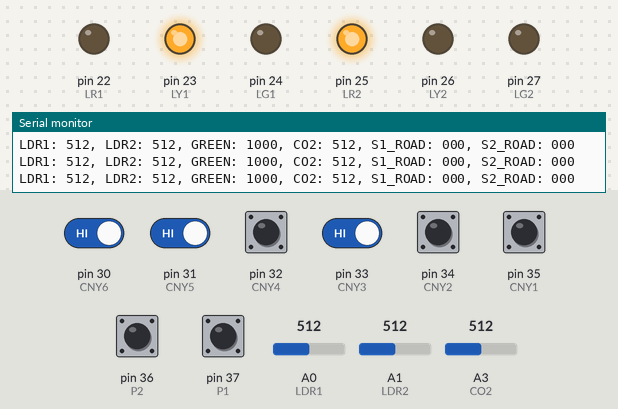
Simulated run of this sketch. Board: Arduino Mega 2560, built with avr-gcc and run on an emulated ATmega2560. Shown: output pins drawn as LEDs (lit = HIGH), the last lines printed to the serial monitor. The test bench sets the inputs (shaded band); at power-on: pin 30 (CNY6), pin 31 (CNY5), pin 32 (CNY4), pin 33 (CNY3), pin 34 (CNY2), pin 35 (CNY1), pin 36 (P2), pin 37 (P1) HIGH, A0 (LDR1) = 512, A1 (LDR2) = 512, A3 (CO2) = 512.

Above: at 1.2 s.
1.3 s: pin 30 (CNY6) driven LOW
At 4.1 s:
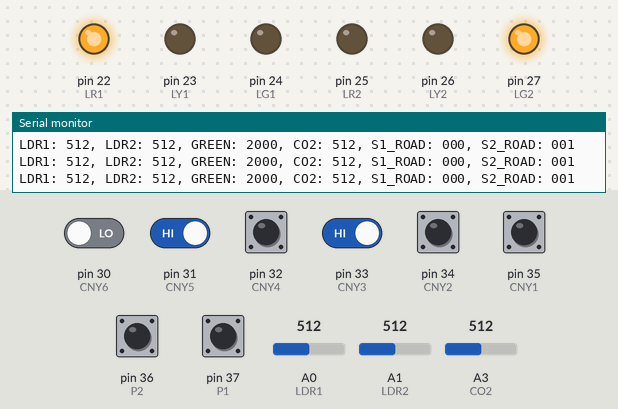
4.3 s: A0 (LDR1) set to 90
At 7.1 s:
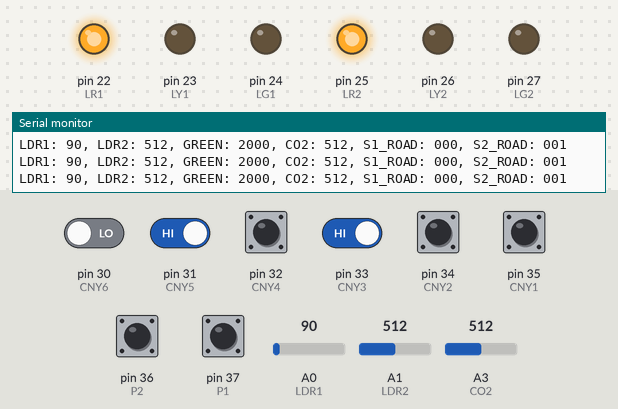
7.3 s: pin 33 (CNY3) driven LOW
At 8.5 s:
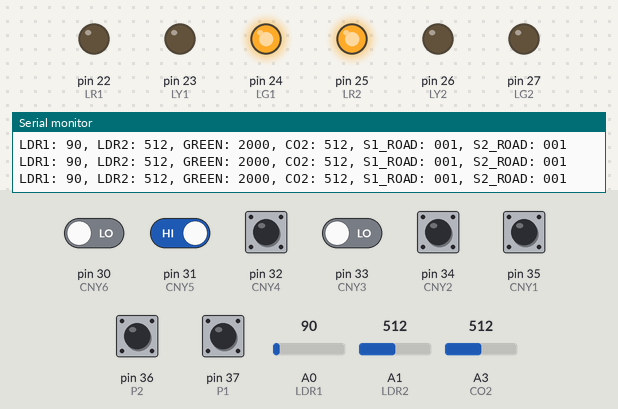
9.7 s: A1 (LDR2) set to 90
12.7 s: pin 31 (CNY5) driven LOW
14.3 s: pin 30 (CNY6) driven HIGH
At 15.7 s:
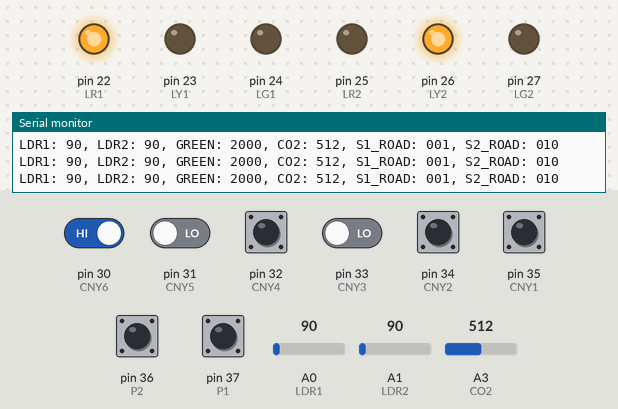
Timing chart, 0 to 18.3 s (numbered marks = the images above; inputs shaded):
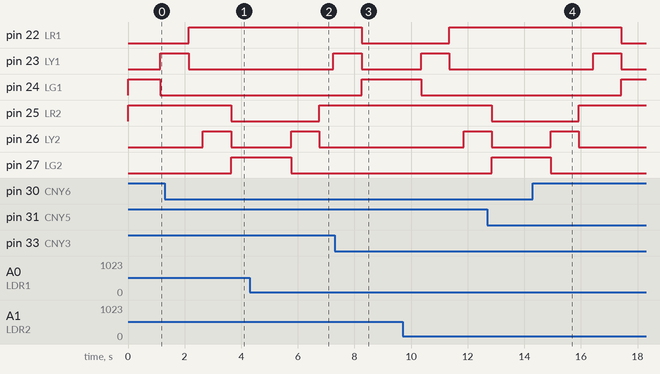

Measured:
- after the input at 14.3 s, pin 22 (LR1): HIGH → LOW after 3.1 s; pin 23 (LY1): LOW → HIGH after 2.1 s instead of 3.2 s; pin 24 (LG1): LOW → HIGH after 3.1 s; pin 25 (LR2): LOW → HIGH after 1.6 s instead of 2.7 s; pin 27 (LG2): HIGH → LOW after 0.63 s instead of 1.7 s

The sketch:

gen2.ino
```cpp
#define LDR1  0   // LDR Light sensor from traffic light 1 connected in pin A0
#define LDR2  1   // LDR Light sensor from traffic light 2 connected in pin A1
#define CO2   3   // CO2 sensor connected in pin A3
#define P1    37  // Traffic light 1 button connected in pin 37
#define P2    36  // Traffic light 2 button connected in pin 36
#define CNY1  35  // Infrared sensor 1 in traffic light 1 connected in pin 35
#define CNY2  34  // Infrared sensor 2 in traffic light 1 connected in pin 34
#define CNY3  33  // Infrared sensor 3 in traffic light 1 connected in pin 33
#define CNY4  32  // Infrared sensor 4 in traffic light 2 connected in pin 32
#define CNY5  31  // Infrared sensor 5 in traffic light 2 connected in pin 31
#define CNY6  30  // Infrared sensor 6 in traffic light 2 connected in pin 30
#define LR1   22  // Red traffic light 1 connected in pin 22
#define LY1   23  // Yellow traffic light 1 connected in pin 23
#define LG1   24  // Green traffic light 1 connected in pin 24
#define LR2   25  // Red traffic light 2 connected in pin 25
#define LG2   27  // Green traffic light 2 connected in pin 27
#define LY2   26  // Yellow traffic light 2 connected in pin 26

enum States {
  DAY_MODE,
  NIGHT_MODE,
};

enum SemaphoreStates {
  STOP,
  READY,
  GO,
  HOLD,
  OFF
};

struct Semaphore {
  int green_led;
  int yellow_led;
  int red_led;
  int button;
  bool button_was_pushed;
  int state;
  bool is_flash_mode;
  int road_sensors[3];
};

unsigned int intervalToYellow = 3000;
unsigned int intervalToRed = 1000;
unsigned int intervalToRedAndYellow = 500;
unsigned int intervalToGreen = 1000;
unsigned int flashingInterval = 500;
unsigned int nightModeSwitchInterval = 10000;

int state = DAY_MODE;                             /* Context state (DAY_MODE, NIGHT_MODE) */

struct Semaphore s1, s2;                          /* Semaphores object */
struct Semaphore* semaphores[2];                  /* Pointers to semaphores */

unsigned long time = 0;                           /* Current time (ms) */
unsigned long start_time = 0;                     /* Start time of state change (ms) */
unsigned long wait_green_time = 0;                /* Duration of green light in semaphore (ms) */

bool force_night = false;                         /* Night mode from Serial communication */
unsigned long co2Interval = 0;                    /* Amount of CO2 delay from Serial communication */

bool flash_state = false;                         /* Auxiliar var. for blinking effect */
unsigned long last_night_switch_time = 0;

// --------------- SEMAPHORE METHODS -----------------
void go(Semaphore* s) {
  digitalWrite(s->green_led, HIGH);
  digitalWrite(s->yellow_led, LOW);
  digitalWrite(s->red_led, LOW);
  s->state = GO;
}

void stop(Semaphore* s) {
  digitalWrite(s->green_led, LOW);
  digitalWrite(s->yellow_led, LOW);
  digitalWrite(s->red_led, HIGH);
  s->state = STOP;
}

void ready(Semaphore* s) {
  digitalWrite(s->green_led, LOW);
  digitalWrite(s->yellow_led, HIGH);
  digitalWrite(s->red_led, HIGH);
  s->state = READY;
}

void hold(Semaphore* s) {
  digitalWrite(s->green_led, LOW);
  digitalWrite(s->yellow_led, HIGH);
  digitalWrite(s->red_led, LOW);
  s->state = HOLD;
}

void off(Semaphore* s) {
  digitalWrite(s->green_led, LOW);
  digitalWrite(s->yellow_led, LOW);
  digitalWrite(s->red_led, LOW);
  s->state = OFF;
}

void standBy(Semaphore* s) {
  if (flashingInterval <= time - start_time) {
    flash_state = !flash_state;
    if(flash_state) stop(s);
    else off(s);

    start_time = time;
  }
}
void resetSemaphore(Semaphore* s) {
  s->button_was_pushed = false;
}


// --------------------- SETUP ---------------------
void setup() {
  Serial.begin(9600);

  // First semaphore
  s1.red_led = LR1;
  s1.yellow_led = LY1;
  s1.green_led = LG1;
  s1.button = P1;
  s1.button_was_pushed = false;
  s1.is_flash_mode = true;
  s1.road_sensors[0] = CNY1;
  s1.road_sensors[1] = CNY2;
  s1.road_sensors[2] = CNY3;

  // Second semaphore
  s2.red_led = LR2;
  s2.yellow_led = LY2;
  s2.green_led = LG2;
  s2.button = P2;
  s2.button_was_pushed = false;
  s2.is_flash_mode = false;
  s2.state = STOP;
  s2.road_sensors[0] = CNY4;
  s2.road_sensors[1] = CNY5;
  s2.road_sensors[2] = CNY6;

  stop(&s2);
  go(&s1);
  start_time = millis();

  semaphores[0] = &s2;
  semaphores[1] = &s1;

  pinMode(LDR1, INPUT);
  pinMode(LDR2, INPUT);
  pinMode(P1, INPUT_PULLUP);
  pinMode(P2, INPUT_PULLUP);
  pinMode(LR1, OUTPUT);
  pinMode(LY1, OUTPUT);
  pinMode(LG1, OUTPUT);
  pinMode(LR2, OUTPUT);
  pinMode(LY2, OUTPUT);
  pinMode(LG2, OUTPUT);
  pinMode(CNY1, INPUT);
  pinMode(CNY2, INPUT);
  pinMode(CNY3, INPUT);
  pinMode(CNY4, INPUT);
  pinMode(CNY5, INPUT);
  pinMode(CNY6, INPUT);
}


bool isNightlight() {
  return (analogRead(LDR1) < 100) && (analogRead(LDR2) < 100);
}

bool isRoadEmpty() {
  int sensors1 = !digitalRead(CNY1) + !digitalRead(CNY2) + !digitalRead(CNY3);
  int sensors2 = !digitalRead(CNY4) + !digitalRead(CNY5) + !digitalRead(CNY6);
  return (sensors1 < 1) && (sensors2 < 1);
}


// ---------------- READING INPUTS ----------------
void processCmd(String input) {
  String time_of_day = input.substring(4);
  if (time_of_day == "NIGHT") {
    force_night = true;
  } else if (time_of_day == "DAY") {
    force_night = false;
  }
}

void processWait(String input) {
  co2Interval = input.substring(5).toInt();
  if (s1.state == GO) {
    wait_green_time = calculateGreenInterval(&s1) + co2Interval;
  } else if (s2.state == GO) {
    wait_green_time = calculateGreenInterval(&s2) + co2Interval;
  }
}

void readSerialMessage() {
  if (Serial.available() > 0) {
    String input = Serial.readStringUntil('\n');
    input.trim();
    if (input.startsWith("CMD:")) processCmd(input);
    else if (input.startsWith("WAIT:")) processWait(input);
  }
}

void checkButton(Semaphore* s) {
  if (digitalRead(s->button) != LOW) {
    s->button_was_pushed = true;

    s1.is_flash_mode = !s1.is_flash_mode;
    s2.is_flash_mode = !s2.is_flash_mode;

    last_night_switch_time = millis();
  } else if (digitalRead(s->button) != HIGH) {
    s->button_was_pushed = false;
  }
}

void readInputsMessage() {
  checkButton(&s1);
  checkButton(&s2);
}

// --------------------- TIMING ----------------------
int calculateGreenInterval(Semaphore *s) {
  int active_sensors = 0;
  for (int i = 0; i < 3; i++) {
    active_sensors += !digitalRead(s->road_sensors[i]);
  }

  float multiplier = active_sensors;
  return intervalToGreen * multiplier;
}

int waitTime() {
  int button_reducer = 0;
  if (s1.button_was_pushed && s1.state == GO) {
    button_reducer = 2000;
  }
  if (s2.button_was_pushed && s2.state == GO) {
    button_reducer = 2000;
  }

  Semaphore* currentSemaphore;
  if (s1.state == GO) currentSemaphore = &s1;
  if (s2.state == GO) currentSemaphore = &s2;

  wait_green_time = intervalToYellow - button_reducer + calculateGreenInterval(currentSemaphore) + co2Interval;
  return wait_green_time;
}

void sendLog() {
  int ldr1_value = analogRead(LDR1);
  int ldr2_value = analogRead(LDR2);
  int co2_value = analogRead(CO2);

  int s1_road_0 = !digitalRead(s1.road_sensors[0]);
  int s1_road_1 = !digitalRead(s1.road_sensors[1]);
  int s1_road_2 = !digitalRead(s1.road_sensors[2]);
  int s2_road_0 = !digitalRead(s2.road_sensors[0]);
  int s2_road_1 = !digitalRead(s2.road_sensors[1]);
  int s2_road_2 = !digitalRead(s2.road_sensors[2]);

  Serial.print("LDR1: ");
  Serial.print(ldr1_value);
  Serial.print(", LDR2: ");
  Serial.print(ldr2_value);
  Serial.print(", GREEN: ");
  Serial.print(wait_green_time);
  Serial.print(", CO2: ");
  Serial.print(co2_value);
  Serial.print(", S1_ROAD: ");
  Serial.print(s1_road_0);
  Serial.print(s1_road_1);
  Serial.print(s1_road_2);
  Serial.print(", S2_ROAD: ");
  Serial.print(s2_road_0);
  Serial.print(s2_road_1);
  Serial.println(s2_road_2);
}


void transition() {
  stop(semaphores[0]);
  hold(semaphores[1]);
  delay(intervalToRed);
  stop(semaphores[0]);
  stop(semaphores[1]);
  delay(intervalToRedAndYellow);
  ready(semaphores[0]);
  stop(semaphores[1]);
  delay(intervalToGreen);
  go(semaphores[0]);
  stop(semaphores[1]);

  Semaphore* aux = semaphores[0];
  semaphores[0] = semaphores[1];
  semaphores[1] = aux;

  resetSemaphore(semaphores[0]);
  resetSemaphore(semaphores[1]);
}


void nightToDay() {
  stop(semaphores[0]);
  stop(semaphores[1]);
  delay(1000);
  go(semaphores[1]);
  stop(semaphores[0]);
  start_time = millis();
  wait_green_time = 3000;
  co2Interval = 0;
}


void dayState() {
  if (waitTime() < time - start_time) {
    transition();
    start_time = millis();
  }
}


void nightState() {
  time = millis();

  if (s1.is_flash_mode) standBy(&s1);
  else stop(&s1);

  if (s2.is_flash_mode) standBy(&s2);
  else stop(&s2);

  if (nightModeSwitchInterval <= time - last_night_switch_time) {
    s1.is_flash_mode = !s1.is_flash_mode;
    s2.is_flash_mode = !s2.is_flash_mode;
    last_night_switch_time = time;
  }
}

// --------------------- LOOP ----------------------
void loop() {
  time = millis();

  readInputsMessage();
  readSerialMessage();

  sendLog();

  switch(state) {
    case DAY_MODE:
      dayState();
      break;
    case NIGHT_MODE:
      nightState();
      break;
  }

  if ((isNightlight() || force_night) && isRoadEmpty()) {
    state = NIGHT_MODE;
  } else {
    if (state == NIGHT_MODE) nightToDay();
    state = DAY_MODE;
  }
}
```
